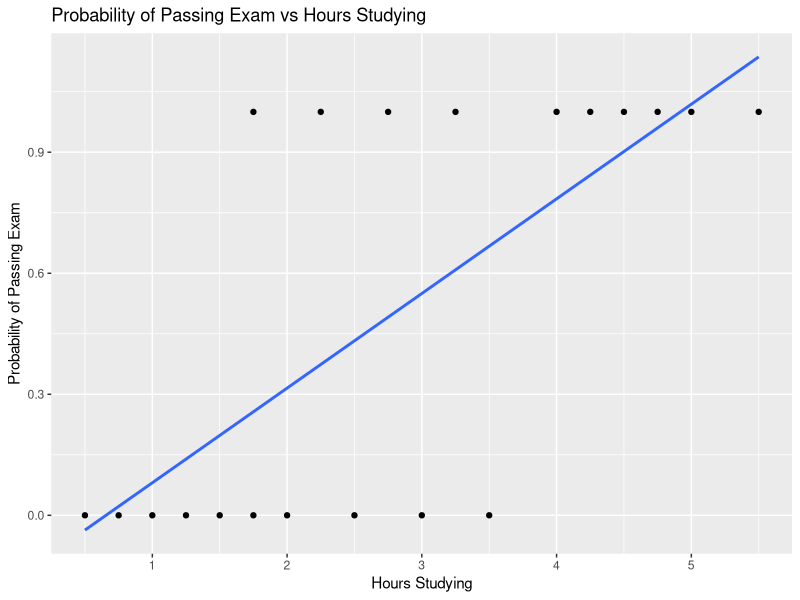

The R script that drew this image:
## ---- chunk 1
Hours <- c(0.50, 0.75, 1.00, 1.25, 1.50, 1.75, 1.75, 2.00, 2.25,
           2.50, 2.75, 3.00, 3.25, 3.50,	4.00,	4.25,	4.50,	4.75,
           5.00, 5.50)
Pass	<- c(0, 0, 0, 0, 0, 0, 1,	0, 1, 0, 1,	0, 1, 0, 1,	1, 1,	1, 1, 1)

HrsStudying <- data.frame(Hours, Pass)
## ---- chunk 2
HrsStudying_Table <- t(HrsStudying); HrsStudying_Table
## ---- chunk 3
library(ggplot2)
ggplot(HrsStudying, aes(Hours, Pass)) +
  geom_point(aes()) +
  geom_smooth(method='glm', family="binomial", se=FALSE) +
  labs (x="Hours Studying", y="Probability of Passing Exam",
        title="Probability of Passing Exam vs Hours Studying")
## ---- chunk 4
model <- glm(Pass ~.,family=binomial(link='logit'),data=HrsStudying)
model$coefficients
## ---- chunk 5
StudentHours <- 2
ProbabilityOfPassingExam <- 1/(1+exp(-(-4.0777+1.5046*StudentHours)))
ProbabilityOfPassingExam
## ---- chunk 6
StudentHours <- 4
ProbabilityOfPassingExam <- 1/(1+exp(-(-4.0777+1.5046*StudentHours)))
ProbabilityOfPassingExam
## ---- chunk 7
ExamPassTable <- data.frame(column1=c(1, 2, 3, 4, 5),
                            column2=c(1/(1+exp(-(-4.0777+1.5046*1))),
                                      1/(1+exp(-(-4.0777+1.5046*2))),
                                      1/(1+exp(-(-4.0777+1.5046*3))),
                                      1/(1+exp(-(-4.0777+1.5046*4))),
                                      1/(1+exp(-(-4.0777+1.5046*5)))))
names(ExamPassTable) <- c("Hours of study", "Probability of passing exam")
ExamPassTable
